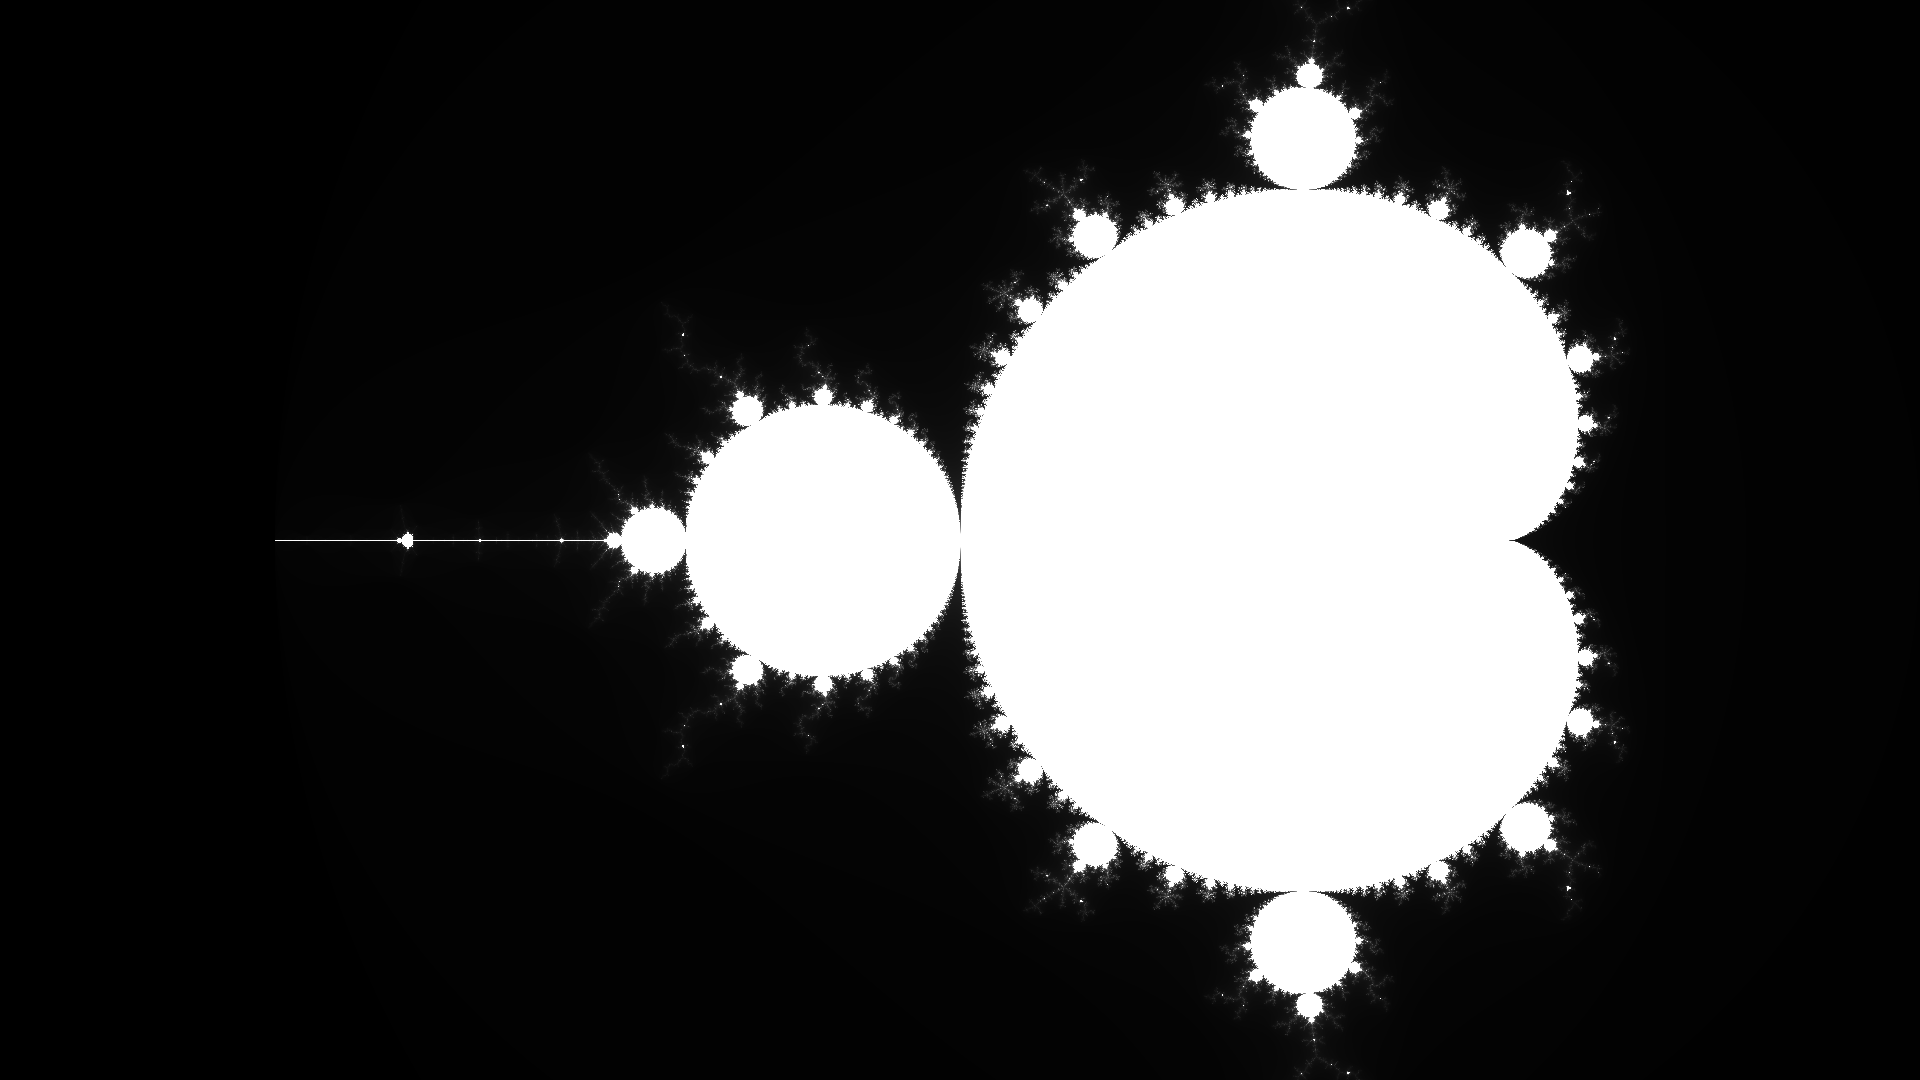

The script that saved this image:
"""
Generador de Conjunto de Mandelbrot - Versión Secuencial
Genera una imagen del fractal de Mandelbrot usando un solo hilo.
"""

import numpy as np
from PIL import Image
import time

import psutil
import os

proceso = psutil.Process(os.getpid())
print(f"CPU cores disponibles: {psutil.cpu_count()}")
print(f"Memoria inicial: {proceso.memory_info().rss / 1024 / 1024:.2f} MB")


def calcular_mandelbrot(c, max_iter):
    """
    Calcula cuántas iteraciones toma para que un punto escape del conjunto de Mandelbrot.
    
    Args:
        c: número complejo (posición del pixel)
        max_iter: número máximo de iteraciones a probar
    
    Returns:
        número de iteraciones antes de que el punto escape (o max_iter si nunca escapa)
    """
    z = 0
    for n in range(max_iter):
        if abs(z) > 2:  # Si el número crece más allá de 2, sabemos que va a infinito
            return n
        z = z*z + c  # Fórmula de Mandelbrot: z = z² + c
    return max_iter

def generar_mandelbrot_secuencial(ancho, alto, x_min, x_max, y_min, y_max, max_iter):
    """
    Genera la imagen completa del conjunto de Mandelbrot de forma secuencial.
    
    Args:
        ancho, alto: dimensiones de la imagen en pixels
        x_min, x_max, y_min, y_max: rango del plano complejo a visualizar
        max_iter: máximo número de iteraciones por pixel
    
    Returns:
        array numpy con los valores de escape para cada pixel
    """
    # Crear matriz para almacenar resultados
    imagen = np.zeros((alto, ancho))
    
    print(f"Generando imagen de {ancho}x{alto} pixels...")
    print(f"Calculando {ancho * alto:,} puntos de forma secuencial...")
    
    # Recorrer cada pixel de la imagen
    for fila in range(alto):
        if fila % 100 == 0:  # Mostrar progreso cada 100 filas
            print(f"Procesando fila {fila}/{alto}...")
        
        for columna in range(ancho):
            # Convertir coordenadas de pixel a coordenadas del plano complejo
            x = x_min + (x_max - x_min) * columna / ancho
            y = y_min + (y_max - y_min) * fila / alto
            c = complex(x, y)
            
            # Calcular cuántas iteraciones toma escapar
            imagen[fila, columna] = calcular_mandelbrot(c, max_iter)
    
    return imagen

def guardar_imagen(datos, nombre_archivo):
    """
    Guarda los datos del Mandelbrot como imagen PNG con colores.
    
    Args:
        datos: array numpy con valores de iteraciones
        nombre_archivo: nombre del archivo a guardar
    """
    # Normalizar valores a rango 0-255 para colores
    datos_norm = (datos / datos.max() * 255).astype(np.uint8)
    
    # Crear imagen en modo RGB para tener colores
    img = Image.fromarray(datos_norm, mode='L')  # 'L' es escala de grises
    img = img.convert('RGB')
    
    # Guardar
    img.save(nombre_archivo)
    print(f"Imagen guardada como: {nombre_archivo}")

if __name__ == "__main__":
    # PARÁMETROS CONFIGURABLES
    ANCHO = 1920      # Ancho de imagen en pixels
    ALTO = 1080       # Alto de imagen en pixels
    MAX_ITER = 256    # Máximo de iteraciones (más = más detalle pero más lento)
    
    # Rango del plano complejo a visualizar (vista clásica de Mandelbrot)
    X_MIN, X_MAX = -2.5, 1.0
    Y_MIN, Y_MAX = -1.0, 1.0
    
    print("="*60)
    print("GENERADOR DE MANDELBROT - VERSIÓN SECUENCIAL")
    print("="*60)
    
    # Medir tiempo de ejecución
    inicio = time.time()
    
    # Generar el conjunto de Mandelbrot
    resultado = generar_mandelbrot_secuencial(ANCHO, ALTO, X_MIN, X_MAX, Y_MIN, Y_MAX, MAX_ITER)
    
    # Calcular tiempo transcurrido
    fin = time.time()
    tiempo_total = fin - inicio
    
    # Guardar imagen
    guardar_imagen(resultado, "mandelbrot_secuencial.png")
    
    # Mostrar resultados
    print("="*60)
    print(f"TIEMPO TOTAL DE EJECUCIÓN: {tiempo_total:.2f} segundos")
    print(f"Pixels procesados: {ANCHO * ALTO:,}")
    print(f"Pixels por segundo: {(ANCHO * ALTO) / tiempo_total:,.0f}")
    print("="*60)

# Después de generar
print(f"Memoria final: {proceso.memory_info().rss / 1024 / 1024:.2f} MB")
